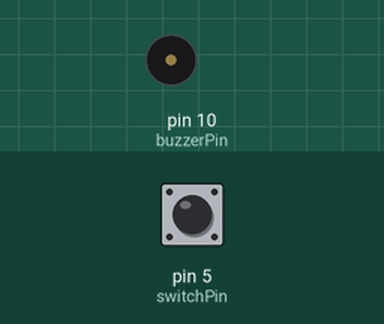
Simulated run of this sketch. Board: Arduino Uno, built with avr-gcc and run on an emulated ATmega328P. On the bench: buzzer (waves = sounding). The test bench sets the inputs (shaded band); at power-on: pin 5 (switchPin) HIGH.

Above: at 1.2 s.
1.3 s: pin 5 (switchPin) pulled LOW for 0.15 s
At 1.5 s:
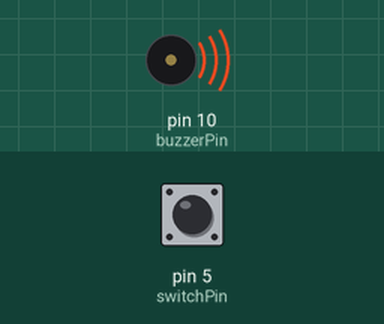
3.2 s: pin 5 (switchPin) pulled LOW for 3.2 s
At 7.7 s:
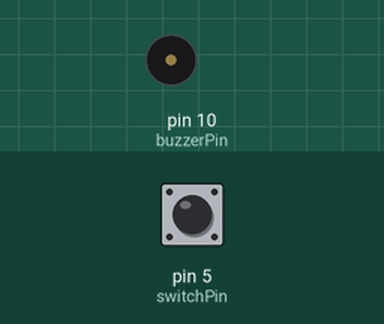
Timing chart, 0 to 9.2 s (numbered marks = the images above; inputs shaded):
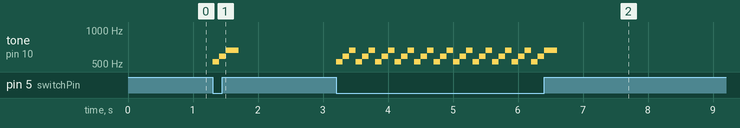

Measured:
- after the input at 1.3 s, tone on pin 10 (buzzerPin): silent → 523 Hz at once, → 587 Hz 0.10 s later, → 659 Hz 0.10 s later, → silent 0.20 s later
- after the input at 3.2 s, tone on pin 10 (buzzerPin): plays 523 Hz for 0.10 s, 587 Hz for 0.10 s, 659 Hz for 0.10 s, 523 Hz for 0.10 s, 587 Hz for 0.10 s, 659 Hz for 0.10 s … (33 notes in this stretch), starting at once

The sketch:

buzzer.ino
```cpp
#include "pitches.h"
//scetch->include libraly
//
int melody[] = {
  NOTE_C5, NOTE_D5, NOTE_E5, NOTE_F5, NOTE_G5, NOTE_A5, NOTE_B5, NOTE_C6
};

//
int switchPin = 5;
int buzzerPin = 10;

void setup() {
  pinMode(switchPin, INPUT);
}

void loop() {
  int switchState = digitalRead(switchPin);

  while(switchState == LOW){
    tone(buzzerPin, melody[0], 200);
    delay(100);
    tone(buzzerPin, melody[1], 200);
    delay(100);
    tone(buzzerPin, melody[2], 200);
    delay(100);
    //switchをオンからオフ
    switchState = digitalRead(switchPin);
  }
}
```
